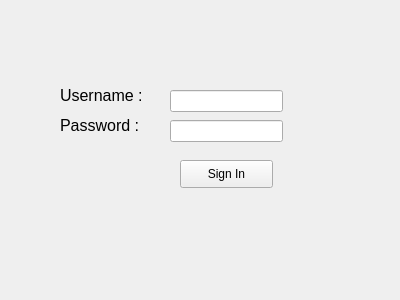
<?xml version="1.0" encoding="UTF-8"?>
<ui version="4.0">
 <class>Form</class>
 <widget class="QWidget" name="Form">
  <property name="geometry">
   <rect>
    <x>0</x>
    <y>0</y>
    <width>400</width>
    <height>300</height>
   </rect>
  </property>
  <property name="windowTitle">
   <string>Form</string>
  </property>
  <widget class="QLabel" name="label">
   <property name="geometry">
    <rect>
     <x>60</x>
     <y>80</y>
     <width>121</width>
     <height>31</height>
    </rect>
   </property>
   <property name="font">
    <font>
     <pointsize>12</pointsize>
    </font>
   </property>
   <property name="text">
    <string>Username :</string>
   </property>
  </widget>
  <widget class="QLineEdit" name="txt_username">
   <property name="geometry">
    <rect>
     <x>170</x>
     <y>90</y>
     <width>113</width>
     <height>22</height>
    </rect>
   </property>
  </widget>
  <widget class="QLineEdit" name="txt_password">
   <property name="geometry">
    <rect>
     <x>170</x>
     <y>120</y>
     <width>113</width>
     <height>22</height>
    </rect>
   </property>
  </widget>
  <widget class="QLabel" name="label_2">
   <property name="geometry">
    <rect>
     <x>60</x>
     <y>110</y>
     <width>121</width>
     <height>31</height>
    </rect>
   </property>
   <property name="font">
    <font>
     <pointsize>12</pointsize>
    </font>
   </property>
   <property name="text">
    <string>Password :</string>
   </property>
  </widget>
  <widget class="QPushButton" name="btn_signIn">
   <property name="geometry">
    <rect>
     <x>180</x>
     <y>160</y>
     <width>93</width>
     <height>28</height>
    </rect>
   </property>
   <property name="text">
    <string>Sign In</string>
   </property>
  </widget>
 </widget>
 <resources/>
 <connections/>
</ui>
